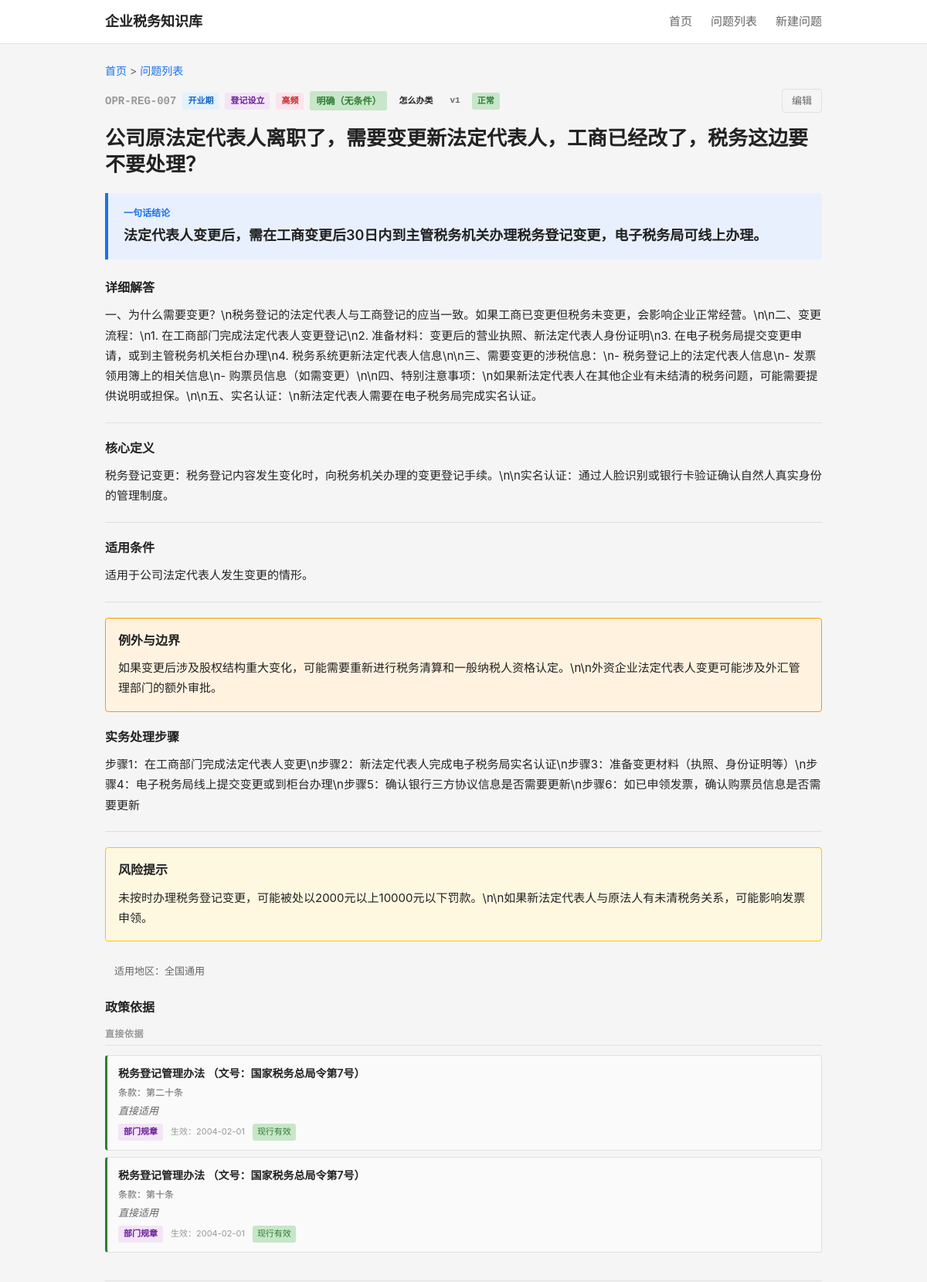
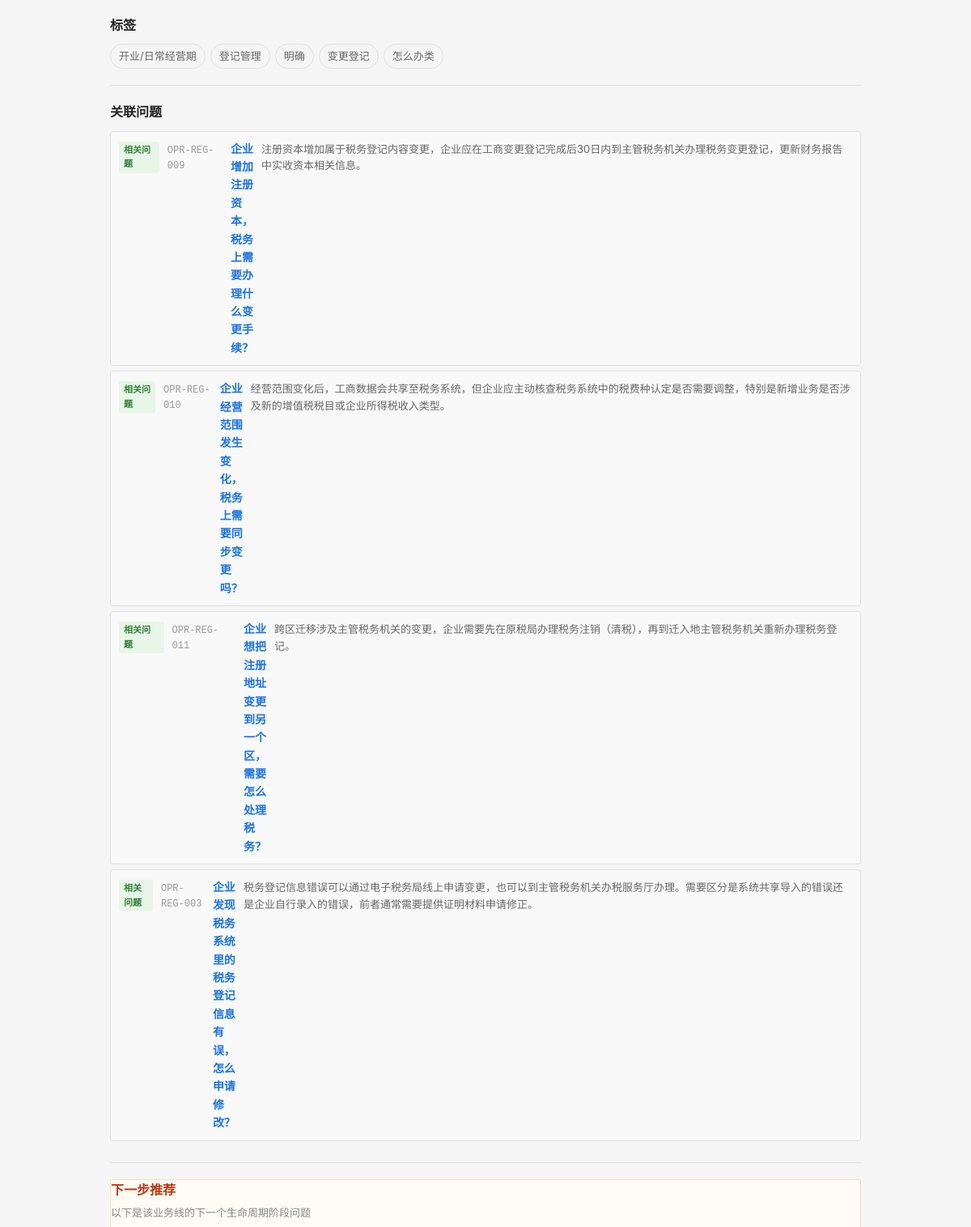
/question/OPR-REG-007 (upper part), run on the app's committed database (2 pictures, top to bottom).
### tables this page shows
CREATE TABLE question_master (
    id              INTEGER PRIMARY KEY AUTOINCREMENT,
    question_code   TEXT NOT NULL UNIQUE,
    question_title  TEXT NOT NULL,
    question_plain  TEXT NOT NULL,

    -- 分类
    stage_code      TEXT NOT NULL,
    module_code     TEXT NOT NULL,
    question_type   TEXT NOT NULL,

    -- 答案
    one_line_answer TEXT NOT NULL,
    detailed_answer TEXT,
    core_definition TEXT,

    -- 条件与边界
    applicable_conditions TEXT,
    exceptions_boundary   TEXT,

    -- 实务
    practical_steps TEXT,
    risk_warning    TEXT,

    -- 适用范围
    scope_level     TEXT NOT NULL DEFAULT 'scope_national',
    local_region    TEXT,

    -- 确定性
    answer_certainty TEXT NOT NULL DEFAULT 'certain_clear',

    -- 元数据
    keywords        TEXT,
    high_frequency_flag INTEGER NOT NULL DEFAULT 0,
    newbie_flag     INTEGER NOT NULL DEFAULT 0,

    -- 版本管理
    status          TEXT NOT NULL DEFAULT 'draft',
    version_no      INTEGER NOT NULL DEFAULT 1,

    -- 审计字段
    created_at      TEXT NOT NULL DEFAULT (datetime('now')),
    updated_at      TEXT NOT NULL DEFAULT (datetime('now'))
);

CREATE TABLE question_policy_link (
    id              INTEGER PRIMARY KEY AUTOINCREMENT,
    question_id     INTEGER NOT NULL,
    policy_id       INTEGER NOT NULL,
    support_type    TEXT NOT NULL,
    support_note    TEXT,
    display_order   INTEGER NOT NULL DEFAULT 1,

    FOREIGN KEY (question_id) REFERENCES question_master(id) ON DELETE CASCADE,
    FOREIGN KEY (policy_id)   REFERENCES policy_basis(id)    ON DELETE CASCADE
);

CREATE TABLE policy_basis (
    id              INTEGER PRIMARY KEY AUTOINCREMENT,
    policy_code     TEXT NOT NULL UNIQUE,
    policy_name     TEXT NOT NULL,
    document_no     TEXT,
    article_ref     TEXT,

    -- 政策层级
    policy_level    TEXT NOT NULL,

    -- 有效期
    effective_date  TEXT,
    expiry_date     TEXT,
    current_status  TEXT NOT NULL DEFAULT 'effective',

    -- 内容摘要
    policy_summary  TEXT,
    raw_quote_short TEXT,

    -- 适用范围
    region_scope    TEXT DEFAULT 'national',

    -- 备注
    remarks         TEXT,

    -- 审计字段
    created_at      TEXT NOT NULL DEFAULT (datetime('now')),
    updated_at      TEXT NOT NULL DEFAULT (datetime('now'))
);

CREATE TABLE question_tag_link (
    id              INTEGER PRIMARY KEY AUTOINCREMENT,
    question_id     INTEGER NOT NULL,
    tag_id          INTEGER NOT NULL,
    is_primary      INTEGER NOT NULL DEFAULT 0,
    display_order   INTEGER NOT NULL DEFAULT 1,

    FOREIGN KEY (question_id) REFERENCES question_master(id) ON DELETE CASCADE,
    FOREIGN KEY (tag_id)      REFERENCES tag_dict(id)       ON DELETE CASCADE
);

CREATE TABLE tag_dict (
    id              INTEGER PRIMARY KEY AUTOINCREMENT,
    tag_code        TEXT NOT NULL UNIQUE,
    tag_name        TEXT NOT NULL,
    tag_category    TEXT,
    parent_id       INTEGER,
    display_order   INTEGER NOT NULL DEFAULT 1,
    status          TEXT NOT NULL DEFAULT 'active',

    FOREIGN KEY (parent_id) REFERENCES tag_dict(id) ON DELETE SET NULL
);

CREATE TABLE question_relation (
    id              INTEGER PRIMARY KEY AUTOINCREMENT,
    question_id     INTEGER NOT NULL,
    related_id      INTEGER NOT NULL,
    relation_type   TEXT NOT NULL,
    display_order   INTEGER NOT NULL DEFAULT 1,

    FOREIGN KEY (question_id) REFERENCES question_master(id) ON DELETE CASCADE,
    FOREIGN KEY (related_id)  REFERENCES question_master(id) ON DELETE CASCADE
);

### backend/app.py (the view)
    @app.route('/question/<question_code>')
    def question_detail(question_code):
        from services.question_service import QuestionService
        svc = QuestionService()
        detail = svc.get_question_detail(question_code)
        if not detail:
            return "问题不存在", 404
        stages = svc.get_stages()
        modules = svc.get_modules()
        return render_template('detail.html',
                               detail=detail, stages=stages, modules=modules)

### backend/services/question_service.py (called while the page is built)
    def _query(self, sql, params=None):
        conn = sqlite3.connect(self.db_path)
        conn.execute("PRAGMA foreign_keys = ON")
        conn.row_factory = sqlite3.Row
        cur = conn.cursor()
        if params:
            cur.execute(sql, params)
        else:
            cur.execute(sql)
        rows = cur.fetchall()
        conn.close()
        return [dict(r) for r in rows]

    def _query_one(self, sql, params=None):
        rows = self._query(sql, params)
        return rows[0] if rows else None

    def get_stages(self):
        return self._query("""
            SELECT tag_code, tag_name
            FROM tag_dict
            WHERE tag_category = 'stage'
            ORDER BY display_order
        """)

    def get_modules(self):
        return self._query("""
            SELECT tag_code, tag_name
            FROM tag_dict
            WHERE tag_category = 'module'
            ORDER BY display_order
        """)

### frontend/templates/detail.html (shortened to what this page needs)
{% extends "base.html" %}
{% macro certainty_label(code) %}
    {% if code == 'certain_clear' %}<span class="certainty-tag clear">明确（无条件）</span>
    {% elif code == 'certain_conditional' %}<span class="certainty-tag condition">有条件</span>
    {% elif code == 'certain_dispute' %}<span class="certainty-tag dispute">有争议</span>
    {% elif code == 'certain_practice' %}<span class="certainty-tag practice">实务做法</span>
    {% else %}<span class="certainty-tag">{{ code }}</span>{% endif %}
{% endmacro %}
{% macro policy_level_label(code) %}{{ {'level_law':'法律','level_admin':'行政法规','level_department':'部门规章','level_bulletin':'规范性文件','level_local':'地方文件'}.get(code, code or '') }}{% endmacro %}
{% macro question_type_label(code) %}
{%- if code == 'type_whether' -%}是否类
{%- elif code == 'type_how' -%}怎么办类
{%- elif code == 'type_define' -%}定义类
{%- elif code == 'type_risk' -%}风险类
{%- elif code == 'type_time' -%}时限类
{%- elif code == 'type_why' -%}为什么类
{%- elif code == 'type_what' -%}是什么类
{%- else -%}{{ code }}{%- endif -%}
{% endmacro %}
{% macro status_label(code) %}
    {% if code == 'active' %}正常
    {% elif code == 'draft' %}草稿
    {% elif code == 'pending' %}待复核
    {% elif code == 'archived' %}归档
    {% elif code == 'obsolete' %}过时
    {% else %}{{ code }}{% endif %}
{% endmacro %}
{% macro stage_label(code) %}
    {%- if code == 'SET' -%}设立期
    {%- elif code == 'OPR' -%}开业期
    {%- elif code == 'CHG' -%}变更期
    {%- elif code == 'RSK' -%}风险期
    {%- elif code == 'SUS' -%}停业期
    {%- elif code == 'CLS' -%}注销期
    {%- else -%}{{ code }}{%- endif -%}
{% endmacro %}
{% macro module_label(code) %}
    {%- if code == 'REG' -%}登记设立
    {%- elif code == 'DEC' -%}申报纳税
    {%- elif code == 'INV' -%}发票管理
    {%- elif code == 'VAT' -%}增值税
    {%- elif code == 'IIT' -%}个人所得税
    {%- elif code == 'CIT' -%}企业所得税
    {%- elif code == 'SSF' -%}社保公积金
    {%- elif code == 'CHG' -%}变更登记
    {%- elif code == 'CLEAR' -%}清税注销
    {%- elif code == 'RISK' -%}风险应对
    {%- elif code == 'FEE' -%}成本费用
    {%- elif code == 'PREF' -%}优惠政策
    {%- elif code == 'ETAX' -%}电子税务
    {%- else -%}{{ code }}{%- endif -%}
{% endmacro %}
{% macro relation_type_label(code) %}
    {%- if code == 'related' -%}相关问题
    {%- elif code == 'next_step' -%}下一步
    {%- elif code == 'prerequisite' -%}前提问题
    {%- elif code == 'similar' -%}相似问题
    {%- elif code == 'see_also' -%}交叉参考
    {%- else -%}{{ code }}{%- endif -%}
{% endmacro %}
{% block main %}
<div class="detail-header">
    <div class="breadcrumb">
        <a href="/">首页</a> &gt; <a href="/questions">问题列表</a>
    </div>
    <div class="question-meta-top">
        <span class="q-code-lg">{{ detail.question_code }}</span>
        <span class="q-badge stage">{{ stage_label(detail.stage_code) }}</span>
        <span class="q-badge module">{{ module_label(detail.module_code) }}</span>
        {% if detail.high_frequency_flag %}
        <span class="q-badge hf">高频</span>
        {% endif %}
        {{ certainty_label(detail.answer_certainty) }}
        <span class="q-badge">{{ question_type_label(detail.question_type) }}</span>
        <span class="q-badge version">v{{ detail.version_no }}</span>
        <span class="q-badge status-{{ detail.status }}">{{ status_label(detail.status) }}</span>
        <a href="/question/{{ detail.question_code }}/edit" class="edit-btn">编辑</a>
    </div>
</div>
<h1 class="detail-title">{{ detail.question_plain if detail.question_plain else detail.question_title }}</h1>
<div class="answer-box">
    <div class="answer-label">一句话结论</div>
    <div class="answer-content">{{ detail.one_line_answer }}</div>
</div>
{% if detail.detailed_answer %}
<div class="detail-section">
    <h3>详细解答</h3>
    <div class="detail-text">{{ detail.detailed_answer }}</div>
</div>
{% endif %}
{% if detail.core_definition %}
<div class="detail-section">
    <h3>核心定义</h3>
    <div class="detail-text">{{ detail.core_definition }}</div>
</div>
{% endif %}
{% if detail.applicable_conditions %}
<div class="detail-section">
    <h3>适用条件</h3>
    <div class="detail-text">{{ detail.applicable_conditions }}</div>
</div>
{% endif %}
{% if detail.exceptions_boundary %}
<div class="detail-section exception">
    <h3>例外与边界</h3>
    <div class="detail-text">{{ detail.exceptions_boundary }}</div>
</div>
{% endif %}
{% if detail.practical_steps %}
<div class="detail-section">
    <h3>实务处理步骤</h3>
    <div class="detail-text">{{ detail.practical_steps }}</div>
</div>
{% endif %}
{% if detail.risk_warning %}
<div class="detail-section warning">
    <h3>风险提示</h3>
    <div class="detail-text">{{ detail.risk_warning }}</div>
</div>
{% endif %}
{% if detail.scope_level == 'scope_national' %}
<div class="scope-note">适用地区：全国通用</div>
{% elif detail.scope_level == 'scope_local' %}
<div class="scope-note">适用地区：地方口径</div>
{% elif detail.scope_level == 'scope_mixed' %}
<div class="scope-note">适用地区：混合口径</div>
{% elif detail.local_region %}
<div class="scope-note local">地区：{{ detail.local_region }}</div>
{% endif %}
{% if detail.policies %}
{% set direct_policies = [] %}
{% set procedure_policies = [] %}
{% set other_policies = [] %}
{% for p in detail.policies %}
    {% if p.support_type == 'support_direct' %}{% do direct_policies.append(p) %}{% endif %}
    {% if p.support_type == 'support_procedure' %}{% do procedure_policies.append(p) %}{% endif %}
    {% if p.support_type not in ['support_direct', 'support_procedure'] %}{% do other_policies.append(p) %}{% endif %}
{% endfor %}
<div class="detail-section policies-section">
    <h3>政策依据</h3>
    {% if direct_policies %}
    <div class="policy-group">
        <div class="policy-group-label">直接依据</div>
        <ul class="policy-list">
            {% for p in direct_policies %}
            <li class="policy-item type-direct">
                <div class="policy-title">
                    {{ p.policy_name }}
                    {% if p.article_ref %}（文号：{{ p.document_no }}）{% endif %}
                </div>
                {% if p.article_ref %}<div class="policy-article">条款：{{ p.article_ref }}</div>{% endif %}
                {% if p.support_note %}<div class="policy-note">{{ p.support_note }}</div>{% endif %}
                <div class="policy-meta">
                    <span class="policy-level-badge level-{{ p.policy_level }}">{{ policy_level_label(p.policy_level) }}</span>
                    {% if p.effective_date %}<span class="policy-effective">生效：{{ p.effective_date }}</span>{% endif %}
                    {% if p.current_status == 'pol_effective' %}<span class="policy-stat effective">现行有效</span>
                    {% elif p.current_status == 'pol_expired' %}<span class="policy-stat expired">已失效</span>
                    {% elif p.current_status == 'pol_partial' %}<span class="policy-stat partial">部分失效</span>{% endif %}
                </div>
            </li>
            {% endfor %}
        </ul>
    </div>
    {% endif %}
</div>
{% endif %}
{% if detail.tags %}
<div class="detail-section tags-section">
    <h3>标签</h3>
    <div class="tag-list">
        {% for t in detail.tags %}
        <a href="/questions?tag={{ t.tag_code }}" class="tag-chip {% if t.is_primary %}primary{% endif %}">{{ t.tag_name }}</a>
        {% endfor %}
    </div>
</div>
{% endif %}
{% if detail.relations %}
<div class="detail-section relations">
    <h3>关联问题</h3>
    <ul class="relation-list">
        {% for r in detail.relations %}
        <li>
            <a href="/question/{{ r.question_code }}" class="relation-link">
                <span class="rel-type-badge type-{{ r.relation_type }}">{{ relation_type_label(r.relation_type) }}</span>
                <span class="rel-code">{{ r.question_code }}</span>
                <span class="rel-title">{{ r.question_title }}</span>
                <span class="rel-answer">{{ r.one_line_answer }}</span>
            </a>
        </li>
        {% endfor %}
    </ul>
</div>
{% endif %}
{% if detail.next_step_questions %}
<div class="detail-section next-step">
    <h3>下一步推荐</h3>
    <p class="next-step-hint">以下是该业务线的下一个生命周期阶段问题</p>
</div>
{% endif %}
{% endblock %}

### data on the page
question_master: question_code "OPR-REG-007", version_no "1", question_plain "公司原法定代表人离职了，需要变更新法定代表人，工商已经改了，税务这边要不要处理？", one_line_answer "法定代表人变更后，需在工商变更后30日内到主管税务机关办理税务登记变更，电子税务局可线上办理。", detailed_answer "一、为什么需要变更？\\n税务登记的法定代表人与工商登记的应当一致。如果工商已变更但税务未变更，会影响企业正常经营。\\n\\n二、变更流程：\\n1. 在工商部门完成法定代表人变更登记\\n2. 准备材料：变更后的营业执照、新法定代表人身份证明\\n3. 在电子税务局提交变更申请，或到主管税务机关柜台办理\\n4. 税务系统更新法定代表人信息\\n\\n三、需要变更的涉税信息：\\n- 税务登记上的法定代表人信息\\n- 发票领用簿上的相关信息\\n- 购票员信息（如需变更）\\n\\n四、特别注意事项：\\n如果新法定代表人在其他企业有未结清的税务问题，可能需要提供说明或担保。\\n\\n五、实名认证：\\n新法定代表人需要在电子税务局完成实名认证。", core_definition "税务登记变更：税务登记内容发生变化时，向税务机关办理的变更登记手续。\\n\\n实名认证：通过人脸识别或银行卡验证确认自然人真实身份的管理制度。", applicable_conditions "适用于公司法定代表人发生变更的情形。", exceptions_boundary "如果变更后涉及股权结构重大变化，可能需要重新进行税务清算和一般纳税人资格认定。\\n\\n外资企业法定代表人变更可能涉及外汇管理部门的额外审批。", practical_steps "步骤1：在工商部门完成法定代表人变更\\n步骤2：新法定代表人完成电子税务局实名认证\\n步骤3：准备变更材料（执照、身份证明等）\\n步骤4：电子税务局线上提交变更或到柜台办理\\n步骤5：确认银行三方协议信息是否需要更新\\n步骤6：如已申领发票，确认购票员信息是否需要更新", risk_warning "未按时办理税务登记变更，可能被处以2000元以上10000元以下罚款。\\n\\n如果新法定代表人与原法人有未清税务关系，可能影响发票申领。"
question_policy_link: policy_name "税务登记管理办法", document_no "国家税务总局令第7号", article_ref "第二十条", support_note "直接适用", effective_date "2004-02-01"
policy_basis: policy_level "部门规章"
question_policy_link: policy_name "税务登记管理办法", document_no "国家税务总局令第7号", article_ref "第十条", support_note "直接适用", effective_date "2004-02-01"
policy_basis: policy_level "部门规章"
question_tag_link: tag_name "开业/日常经营期"
question_tag_link: tag_name "登记管理"
question_tag_link: tag_name "明确"
question_tag_link: tag_name "变更登记"
question_tag_link: tag_name "怎么办类"
question_relation: relation_type "相关问题", question_code "OPR-REG-009", question_title "企业增加注册资本，税务上需要办理什么变更手续？", one_line_answer "注册资本增加属于税务登记内容变更，企业应在工商变更登记完成后30日内到主管税务机关办理税务变更登记，更新财务报告中实收资本相关信息。"
question_relation: relation_type "相关问题", question_code "OPR-REG-010", question_title "企业经营范围发生变化，税务上需要同步变更吗？", one_line_answer "经营范围变化后，工商数据会共享至税务系统，但企业应主动核查税务系统中的税费种认定是否需要调整，特别是新增业务是否涉及新的增值税税目或企业所得税收入类型。"
question_relation: relation_type "相关问题", question_code "OPR-REG-011", question_title "企业想把注册地址变更到另一个区，需要怎么处理税务？", one_line_answer "跨区迁移涉及主管税务机关的变更，企业需要先在原税局办理税务注销（清税），再到迁入地主管税务机关重新办理税务登记。"
question_relation: relation_type "相关问题", question_code "OPR-REG-003", question_title "企业发现税务系统里的税务登记信息有误，怎么申请修改？", one_line_answer "税务登记信息错误可以通过电子税务局线上申请变更，也可以到主管税务机关办税服务厅办理。需要区分是系统共享导入的错误还是企业自行录入的错误，前者通常需要提供证明材料申请修正。"
